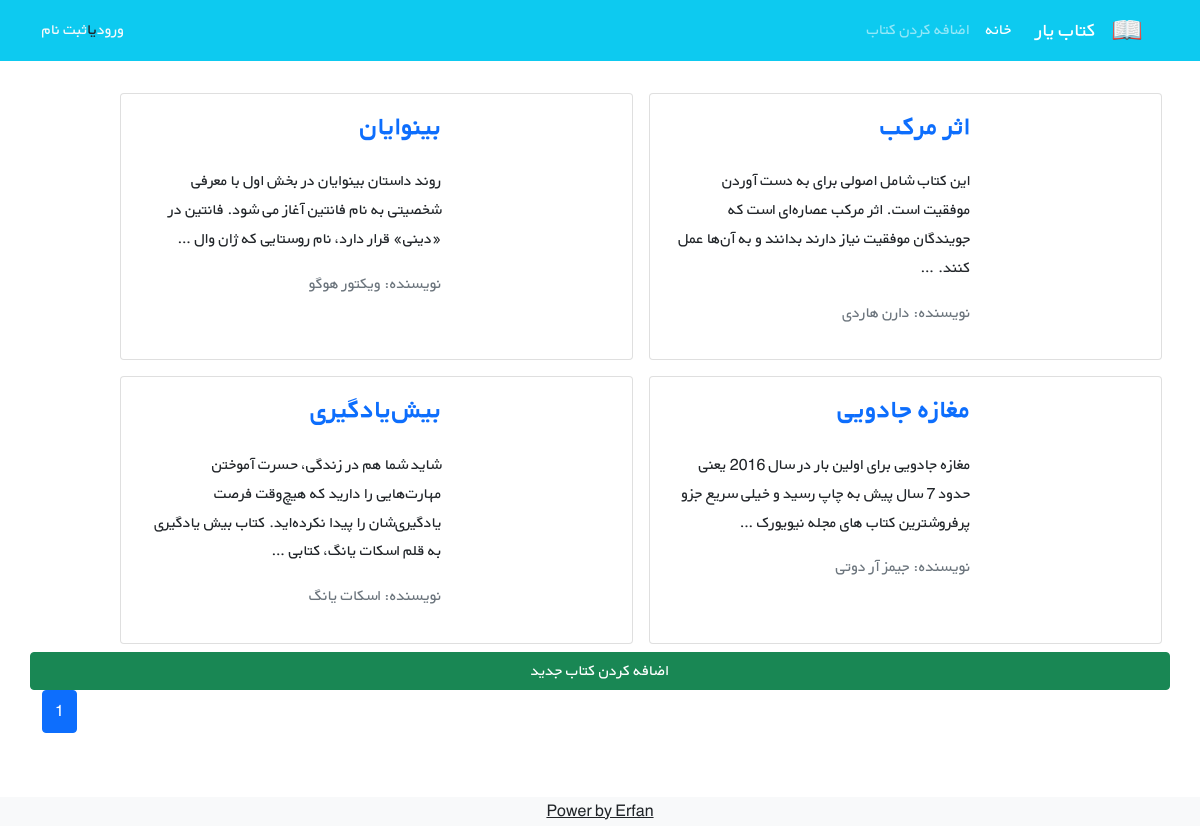
The page /books/ on the database as committed earlier.
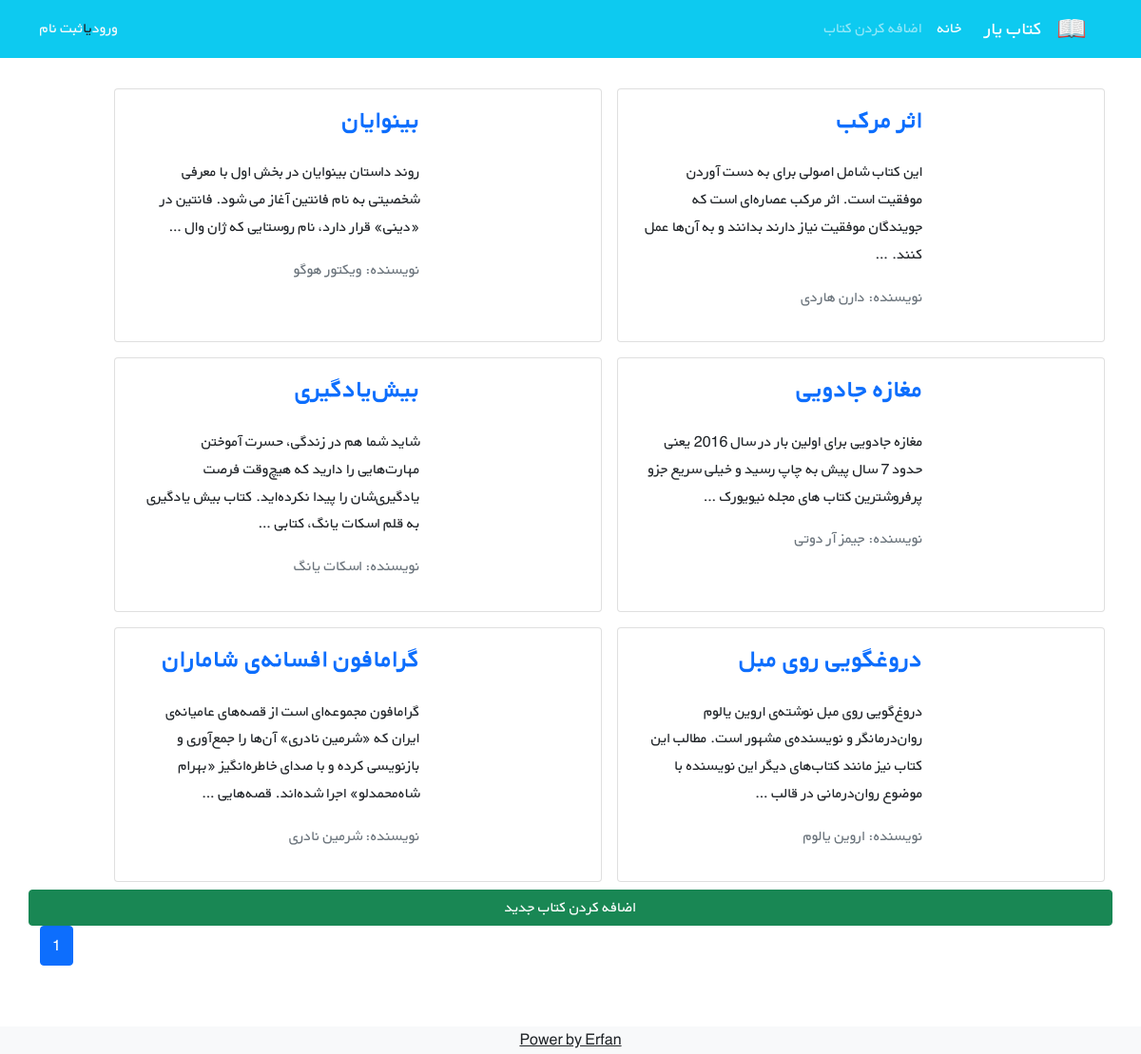
The same page on the database as committed later.
### books/models.py (models this page shows, shortened)
class Book(models.Model):
    title = models.CharField(max_length=200)
    author = models.CharField(max_length=111)
    translator = models.CharField(max_length=111)
    publishers = models.CharField(max_length=111)
    author = models.CharField(max_length=111)
    description = models.TextField()
    price = models.DecimalField(max_digits=5 , decimal_places=2)
    cover = models.ImageField(upload_to="covers/" , blank=True)
    def get_absolute_url(self):
        return reverse('book_detail' , args= [self.id])

### books/views.py (the view)
# urls.py: path('' , BookListView.as_view() , name = 'book_list'),
class BookListView(generic.ListView):
    model = Book
    paginate_by = 6
    template_name = 'books/book_list.html'
    context_object_name = 'books'

### books/templates/books/book_list.html (shortened to what this page needs)
{% extends '_html.html' %}
{% block content %}
    <div class="container mt-4">
        <div class="row flex-row-reverse">
            {% for book in books %}
                <div class="card m-2" style="max-width: 45%">
                    <div class="row g-0 h-100" dir="rtl">
                        <div class="col-md-4">
                        </div>
                        <div class="col-md-8 h-100">
                            <div class="d-flex flex-column justify-content-between h-100">
                                <div class="card-body">
                                    <a style="text-decoration: none" href= {{ book.get_absolute_url }}>
                                        <h3 class="card-title"><strong>{{ book.title }}</strong></h3>
                                    <p class="card-text pt-3">{{ book.description|truncatewords:25 }}</p>
                                    <p class="text-muted">نویسنده: {{ book.author }}</p>
                                </div>
                            </div>
                        </div>
                    </div>
                </div>
            {% endfor %}
            <a class="btn btn-success" href={% url 'add_book' %}> اضافه کردن کتاب جدید </a>
            <nav aria-label="...">
                <ul class="pagination">
                    <li class="page-item active">
                        <a class="page-link" href="#">{{ page_obj.number }}</a>
                    </li>
                </ul>
            </nav>
        </div>
    </div>
{% endblock content %}

Rows that differ between the two databases and show on the page:
added Book: title "دروغگویی روی مبل", description "دروغ‌گویی روی مبل نوشته‌ی اروین یالوم روان‌درمانگر و نویسنده‌ی مشهور است. مطالب این کتاب نیز مانند کتاب‌های دیگر این نویسنده با موضوع روان‌درمانی در قالب …", author "اروین یالوم"
added Book: title "گرامافون افسانه‌ی شاماران", description "گرامافون مجموعه‌ای است از قصه‌های عامیانه‌ی ایران که «شرمین نادری» آن‌ها را جمع‌آوری و بازنویسی کرده و با صدای خاطره‌انگیز «بهرام شاه‌محمدلو» اجرا شده‌اند. قصه‌هایی …", author "شرمین نادری"
